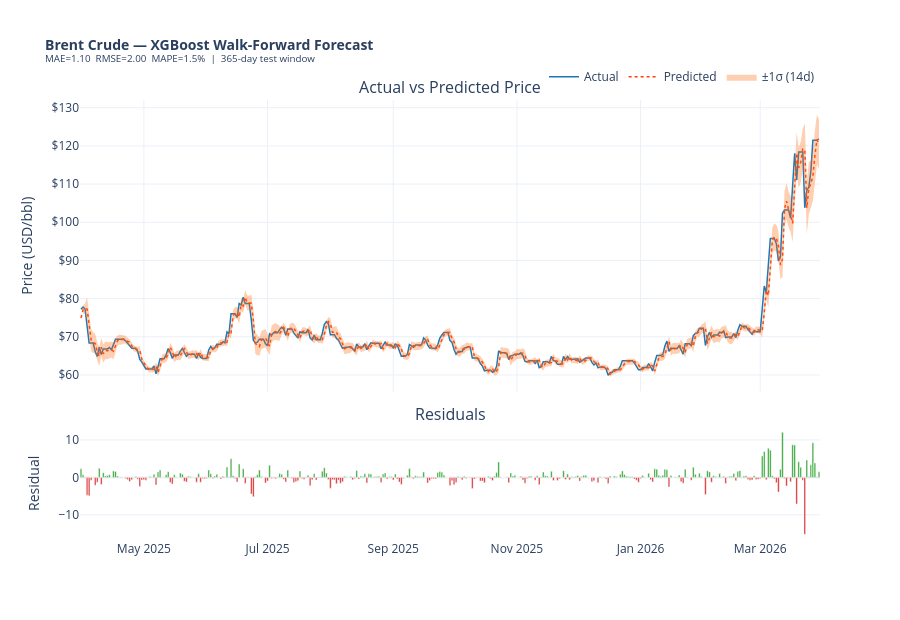

Notebook code cell kept with this figure:
### Markdown cell above
## 7. Interactive Chart (Plotly)

### Code cell
if PLOTLY_AVAILABLE:
    fig = make_subplots(
        rows=2, cols=1,
        shared_xaxes=True,
        row_heights=[0.72, 0.28],
        subplot_titles=("Actual vs Predicted Price", "Residuals"),
        vertical_spacing=0.08,
    )

    # Actual
    fig.add_trace(go.Scatter(
        x=test_dates, y=y_actual, name='Actual',
        line=dict(color='#1f77b4', width=1.5)
    ), row=1, col=1)

    # Predicted
    fig.add_trace(go.Scatter(
        x=test_dates, y=y_pred, name='Predicted',
        line=dict(color='#ff3f0e', width=1.5, dash='dot')
    ), row=1, col=1)

    # Confidence band
    roll_std = pd.Series(residuals).rolling(14, min_periods=1).std().values
    fig.add_trace(go.Scatter(
        x=list(test_dates) + list(test_dates)[::-1],
        y=list(np.array(y_pred) + roll_std) + list(np.array(y_pred) - roll_std)[::-1],
        fill='toself', fillcolor='rgba(255,107,14,0.32)',
        line=dict(color='rgba(255,255,255,0)'),
        name='±1σ (14d)', showlegend=True
    ), row=1, col=1)

    # Residuals
    fig.add_trace(go.Bar(
        x=test_dates, y=residuals, name='Residual',
        marker_color=['#d62728' if r < 0 else '#2ca02c' for r in residuals],
        showlegend=False
    ), row=2, col=1)

    fig.update_layout(
        title=dict(
            text=f"<b>Brent Crude — XGBoost Walk-Forward Forecast</b><br>"
                 f"<sup>MAE={mae:.2f}  RMSE={rmse:.2f}  MAPE={mape:.1f}%  |  {N_TEST}-day test window</sup>",
            font=dict(size=14)
        ),
        height=620,
        hovermode='x unified',
        legend=dict(orientation='h', yanchor='bottom', y=1.02, xanchor='right', x=1),
        template='plotly_white',
    )
    fig.update_yaxes(title_text='Price (USD/bbl)', row=1, col=1,
                     tickprefix='$', tickformat=',.0f')
    fig.update_yaxes(title_text='Residual',        row=2, col=1)
    fig.show()
else:
    print("Install Plotly for interactive charts:  pip install plotly")

### Figure 1 — Plotly figure (JSON) as saved in the notebook; plotly's stock layout.template omitted (floating-point values rounded to 4 significant figures; data arrays with more than 128 entries replaced by an {"elided": "..."} marker saying what was removed)
{"data": [{"line": {"color": "#1f77b4", "width": 1.5}, "name": "Actual", "type": "scatter", "x": {"elided": "365 str values"}, "xaxis": "x", "y": {"elided": "365 float values"}, "yaxis": "y"}, {"line": {"color": "#ff3f0e", "dash": "dot", "width": 1.5}, "name": "Predicted", "type": "scatter", "x": {"elided": "365 str values"}, "xaxis": "x", "y": {"elided": "365 float values"}, "yaxis": "y"}, {"fill": "toself", "fillcolor": "rgba(255,107,14,0.32)", "line": {"color": "rgba(255,255,255,0)"}, "name": "±1σ (14d)", "showlegend": true, "type": "scatter", "x": {"elided": "730 str values"}, "xaxis": "x", "y": {"elided": "730 float values"}, "yaxis": "y"}, {"marker": {"color": {"elided": "365 str values"}}, "name": "Residual", "showlegend": false, "type": "bar", "x": {"elided": "365 str values"}, "xaxis": "x2", "y": {"elided": "365 float values"}, "yaxis": "y2"}], "layout": {"annotations": [{"font": {"size": 16}, "showarrow": false, "text": "Actual vs Predicted Price", "x": 0.5, "xanchor": "center", "xref": "paper", "y": 1, "yanchor": "bottom", "yref": "paper"}, {"font": {"size": 16}, "showarrow": false, "text": "Residuals", "x": 0.5, "xanchor": "center", "xref": "paper", "y": 0.2576, "yanchor": "bottom", "yref": "paper"}], "height": 620, "hovermode": "x unified", "legend": {"orientation": "h", "x": 1, "xanchor": "right", "y": 1.02, "yanchor": "bottom"}, "title": {"font": {"size": 14}, "text": "<b>Brent Crude — XGBoost Walk-Forward Forecast</b><br><sup>MAE=1.10  RMSE=2.00  MAPE=1.5%  |  365-day test window</sup>"}, "xaxis": {"anchor": "y", "domain": [0, 1], "matches": "x2", "showticklabels": false}, "xaxis2": {"anchor": "y2", "domain": [0, 1]}, "yaxis": {"anchor": "x", "domain": [0.3376, 1], "tickformat": ",.0f", "tickprefix": "$", "title": {"text": "Price (USD/bbl)"}}, "yaxis2": {"anchor": "x2", "domain": [0, 0.2576], "title": {"text": "Residual"}}}}
